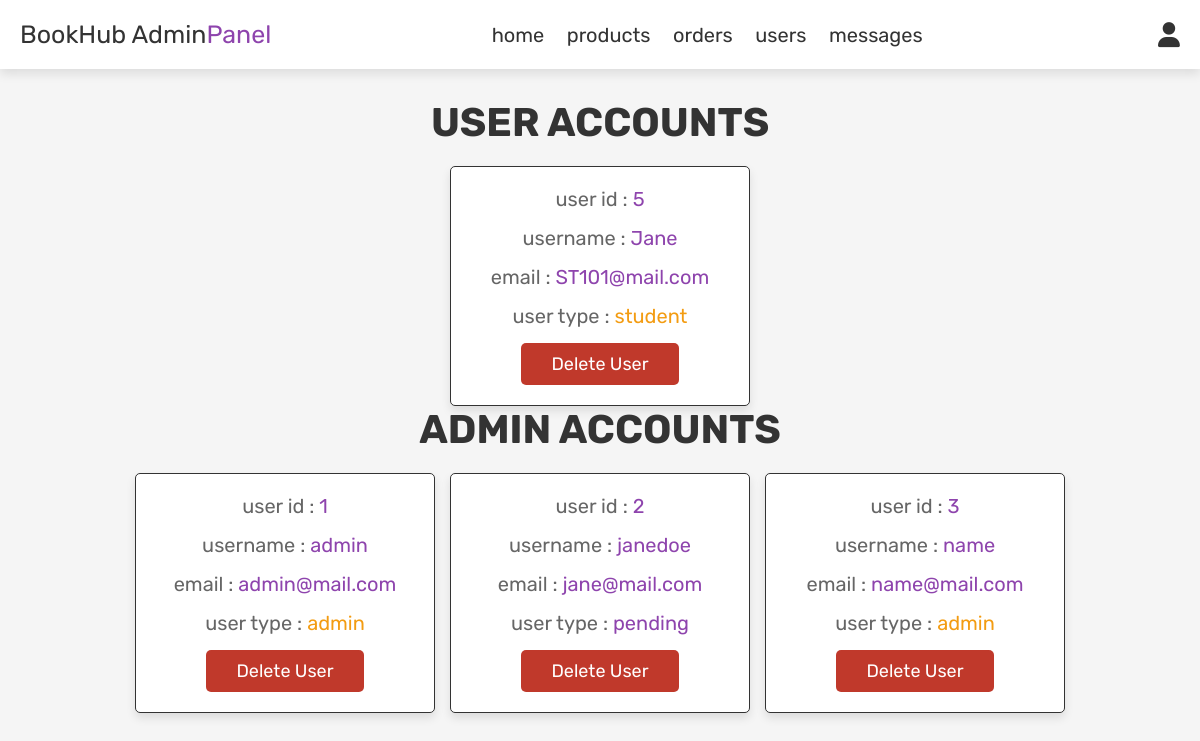
The app's page /admin/admin_users.php (signed in) with its own data.
### tables this page shows
CREATE TABLE `tbluser` (
  `user_id` int(100) NOT NULL,
  `user_firstname` varchar(255) NOT NULL,
  `studentnumber` varchar(255) NOT NULL,
  `username` varchar(255) NOT NULL,
  `user_role` varchar(255) NOT NULL DEFAULT 'pending',
  `user_password` varchar(255) NOT NULL,
  `user_status` varchar(255) NOT NULL DEFAULT 'unverified'
);

### admin/admin_users.php (the view, shortened to what this page needs)
<?php
include '../DBConn.php';
?>
<!DOCTYPE html>
<html lang="en">
<head>
   <link rel="stylesheet" href="https://cdnjs.cloudflare.com/ajax/libs/font-awesome/6.0.0/css/all.min.css">
   <link rel="stylesheet" href="css/admin_style.css">
</head>
<body>
<?php include 'admin_header.php'; ?>
<section class="users">
   <h1 class="title"> user accounts </h1>
   <div class="box-container">
      <?php
         $select_users = mysqli_query($conn, "SELECT * FROM `tbluser`") or die('query failed');
         while($fetch_users = mysqli_fetch_assoc($select_users)){
      ?>
      <div class="box">
         <p> user id : <span><?php echo $fetch_users['user_id']; ?></span> </p>
         <p> username : <span><?php echo $fetch_users['username']; ?></span> </p>
         <p> email : <span><?php echo $fetch_users['studentnumber']; ?></span> </p>
         <p> user type : <span style="color:<?php if($fetch_users['user_role'] == 'student'){ echo 'var(--orange)'; } ?>"><?php echo $fetch_users['user_role']; ?></span> </p>
         <a href="admin_users.php?delete=<?php echo $fetch_users['user_id']; ?>" onclick="return confirm('delete this user?');" class="delete-btn">delete user</a>
      </div>
      <?php
         };
      ?>
   </div>
   <h1 class="title"> Admin accounts </h1>
   <div class="box-container">
      <?php
         $select_users = mysqli_query($conn, "SELECT * FROM `tbladmin`") or die('query failed');
         while($fetch_users = mysqli_fetch_assoc($select_users)){
      ?>
      <div class="box">
         <p> user id : <span><?php echo $fetch_users['admin_id']; ?></span> </p>
         <p> username : <span><?php echo $fetch_users['username']; ?></span> </p>
         <p> email : <span><?php echo $fetch_users['admin_email']; ?></span> </p>
         <p> user type : <span style="color:<?php if($fetch_users['admin_role'] == 'admin'){ echo 'var(--orange)'; } ?>"><?php echo $fetch_users['admin_role']; ?></span> </p>
         <a href="admin_users.php?deleteAdmin=<?php echo $fetch_users['admin_id']; ?>" onclick="return confirm('delete this user?');" class="delete-btn">delete user</a>
      </div>
      <?php
         };
      ?>
   </div>
</section>
</body>
</html>

### admin/css/admin_style.css (style rules this page uses)
:root { --purple:#8e44ad; --red:#c0392b; --orange:#f39c12; --black:#333; --white:#fff; --light-color:#666; --light-white:#ccc; --light-bg:#f5f5f5; --border:.1rem solid var(--black); --box-shadow:0 .5rem 1rem rgba(0,0,0,.1); }
* { font-family: 'Rubik', sans-serif; margin:0; padding:0; box-sizing: border-box; outline: none; border:none; text-decoration: none; transition:all .2s linear; }
html { font-size: 62.5%; overflow-x: hidden; }
body { background-color: var(--light-bg); }
section { padding:3rem 2rem; }
.title { text-align: center; margin-bottom: 2rem; text-transform: uppercase; color:var(--black); font-size: 4rem; }
.btn, .option-btn, .delete-btn, .white-btn { display: inline-block; margin-top: 1rem; padding:1rem 3rem; cursor: pointer; color:var(--white); font-size: 1.8rem; border-radius: .5rem; text-transform: capitalize; }
.delete-btn { background-color: var(--red); }
.users .box-container { display: grid; grid-template-columns: repeat(auto-fit, 30rem); justify-content: center; gap:1.5rem; max-width: 1200px; margin:0 auto; align-items: flex-start; }
.users .box-container .box { background-color: var(--white); padding:2rem; border:var(--border); box-shadow: var(--box-shadow); border-radius: .5rem; text-align: center; }
.users .box-container .box p { padding-bottom: 1.5rem; font-size: 2rem; color:var(--light-color); }
.users .box-container .box p span { color:var(--purple); }
.users .box-container .box .delete-btn { margin-top: 0; }

### records on screen
tbluser: user_id "5", username "Jane", studentnumber "ST101@mail.com", user_role "student"

### other values on screen
$fetch_users['admin_id'] "1"
$fetch_users['username'] "admin"
$fetch_users['admin_email'] "admin@mail.com"
$fetch_users['admin_role'] "admin"
$fetch_users['admin_id'] "2"
$fetch_users['username'] "janedoe"
$fetch_users['admin_email'] "jane@mail.com"
$fetch_users['admin_role'] "pending"
$fetch_users['admin_id'] "3"
$fetch_users['username'] "name"
$fetch_users['admin_email'] "name@mail.com"
